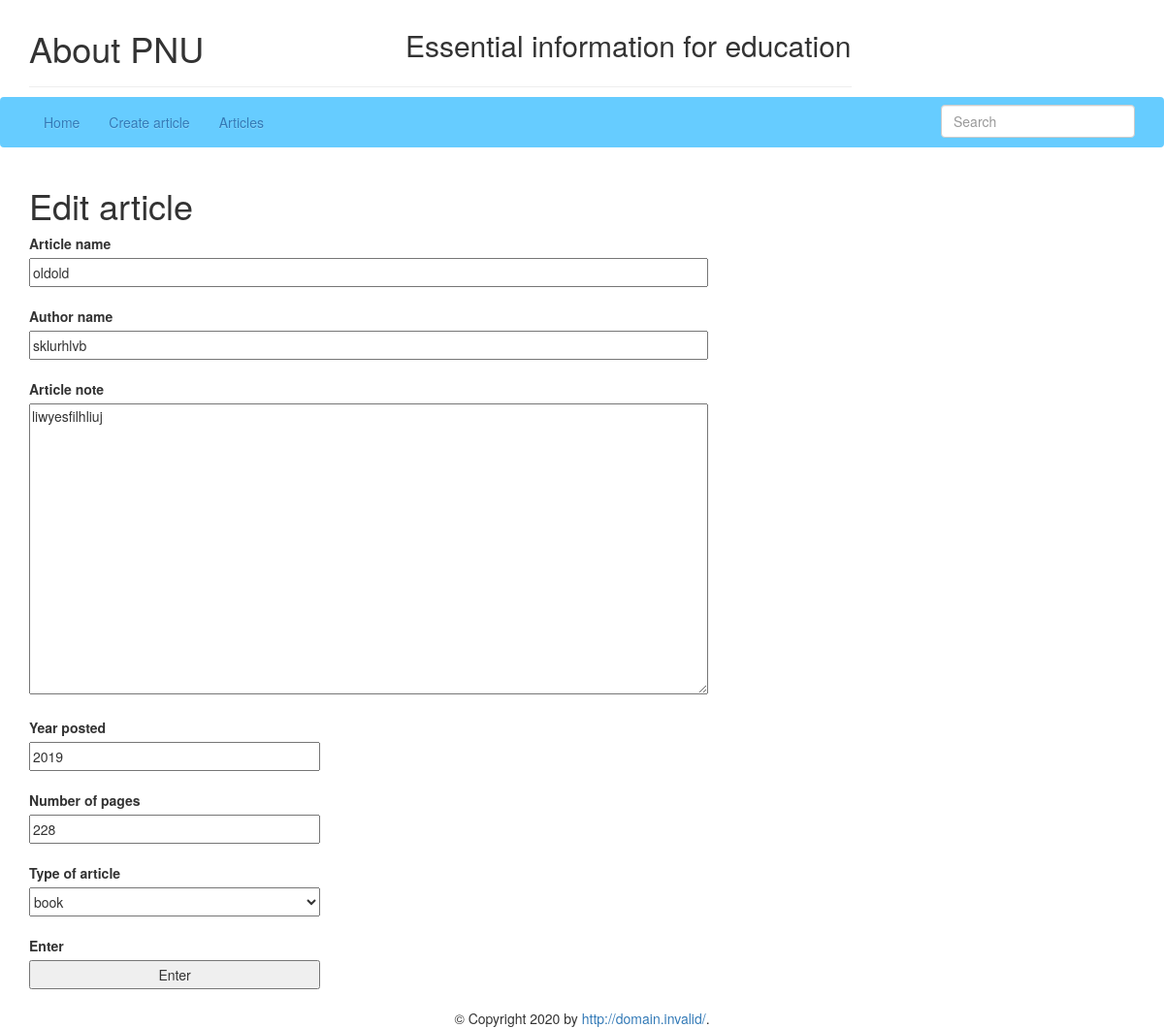
/article/3/update, run on the app's committed database.
### app/models.py (models this page shows, shortened)
class Article(db.Model):
    id = db.Column(db.Integer, primary_key=True)
    name = db.Column(db.String(100), nullable=False)
    year_posted = db.Column(db.String(10), nullable=False)
    count_of_pages = db.Column(db.Integer, nullable=False)
    author = db.Column(db.String(100), nullable=False)
    note = db.Column(db.String(300), nullable=False)
    type_of_art = db.Column(db.String(50), nullable=False)

### app/views.py (the view)
@app.route('/article/<int:article_id>/update', methods=['GET', 'POST'])
def update_article(article_id):
    article = Article.query.get_or_404(article_id)
    form = ArticleForm()
    if form.validate_on_submit():
        article.name = form.data.name
        article.note = form.data.note
        article.year_posted = form.data.year_posted
        article.count_of_pages = form.data.count_of_pages
        article.author = form.data.author
        article.type_of_art = form.data.type_of_art
        article.save()
        flash('Article updated succsesfully')
    elif request.method == 'GET':
        form.name.data = article.name
        form.note.data = article.note
        form.year_posted.data = article.year_posted
        form.count_of_pages.data = article.count_of_pages
        form.author.data = article.author
        form.type_of_art.data = article.type_of_art
    return render_template('create_article.html', title='Edit article', form=form, action='Edit article')

### app/forms.py (shortened to what this page needs)
class ArticleForm(FlaskForm):
    name = StringField('Article name', validators=[Length(min=4, max=90, message='too long/short'), DataRequired(message='This area is required')])
    year_posted = IntegerField('Year posted', validators=[DataRequired(message='This area is required')])
    count_of_pages = IntegerField('Number of pages',validators=[DataRequired(message='This area is required')])
    author = StringField('Author name', validators=[Length(min=4, max=50, message='too long/short'), DataRequired(message='This area is required')])
    note = TextAreaField('Article note', validators=[Length(min=4, max=300, message='too long/short'), DataRequired(message='This area is required')])
    type_of_art = SelectField('Type of article', choices=['book', 'article', 'tags', 'matherial', 'other'], validate_choice=True)
    submit = SubmitField('Enter')

### app/templates/create_article.html (shortened to what this page needs)
{% extends 'base.html' %}
{% block content %}
{% from "_render_field.html" import render_field %}
<h1>{{ action }}</h1>
<form class="post-form" method="POST" action="{{ url_for('new_article') }}">
    {{render_field(form.name)}}
    {{render_field(form.author)}}
    {{render_field(form.note)}}
    {{render_field(form.year_posted)}}
    {{render_field(form.count_of_pages)}}
    {{render_field(form.type_of_art)}}
    {{render_field(form.submit)}}
</form>
{% endblock %}

### app/templates/_render_field.html
{% macro render_field(field) %}
 <dt>{{ field.label }}
{% if field.errors %}
<dd>{{ field(style="background-color: red;", **kwargs) | safe }}
        <ul>
        {% for error in field.errors %}
        <li  class="list-group-item list-group-item-danger"> {{error}} </li>
        {% endfor %}
        </ul>
{% else %}
<dd>{{ field(**kwargs) | safe }} </dd>
<br>
{% endif %}
{% endmacro %}

### app/static/css/style.css (style rules this page uses)
input { width: 300px; height: 30px; display: block; }
form { display: block; margin: 0 auto; width: 300px; }
.post-form { margin-left: 0; }
.post-form textarea { width: 700px; height: 300px; }
.post-form input[type=text] { width: 700px; }
select { width: 300px; height: 30px; }

### data on the page
Article: name "oldold", author "sklurhlvb", note "liwyesfilhliuj", year_posted "2019", count_of_pages "228", type_of_art "book"

### other printed values
{{ action }} "Edit article"
{{ field.label }} "Article name Author name Article note Year posted Number of pages Type of article Enter"
